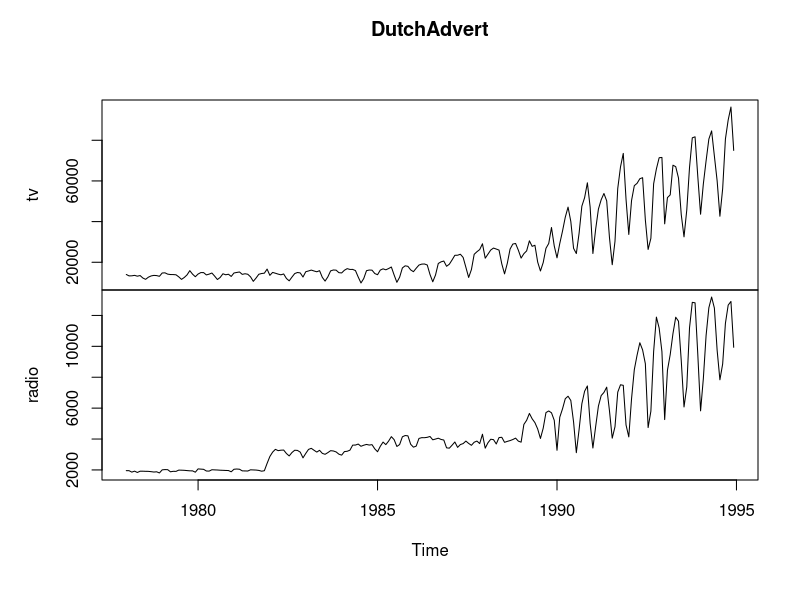

Write R code to recreate this figure.
library(AER)


### Name: DutchAdvert
### Title: TV and Radio Advertising Expenditures Data
### Aliases: DutchAdvert
### Keywords: datasets

### ** Examples

data("DutchAdvert")
plot(DutchAdvert)

## EACF tables (Franses 1998, Sec. 5.1, p. 99)
ctrafo <- function(x) residuals(lm(x ~ factor(cycle(x))))
ddiff <- function(x) diff(diff(x, frequency(x)), 1)
eacf <- function(y, lag = 12) {
  stopifnot(all(lag > 0))
  if(length(lag) < 2) lag <- 1:lag
  rval <- sapply(
    list(y = y, dy = diff(y), cdy = ctrafo(diff(y)),
         Dy = diff(y, frequency(y)), dDy = ddiff(y)),
    function(x) acf(x, plot = FALSE, lag.max = max(lag))$acf[lag + 1])
  rownames(rval) <- lag
  return(rval)
}

## Franses (1998, p. 103), Table 5.4
round(eacf(log(DutchAdvert[,"tv"]), lag = c(1:19, 26, 39)), digits = 3)
